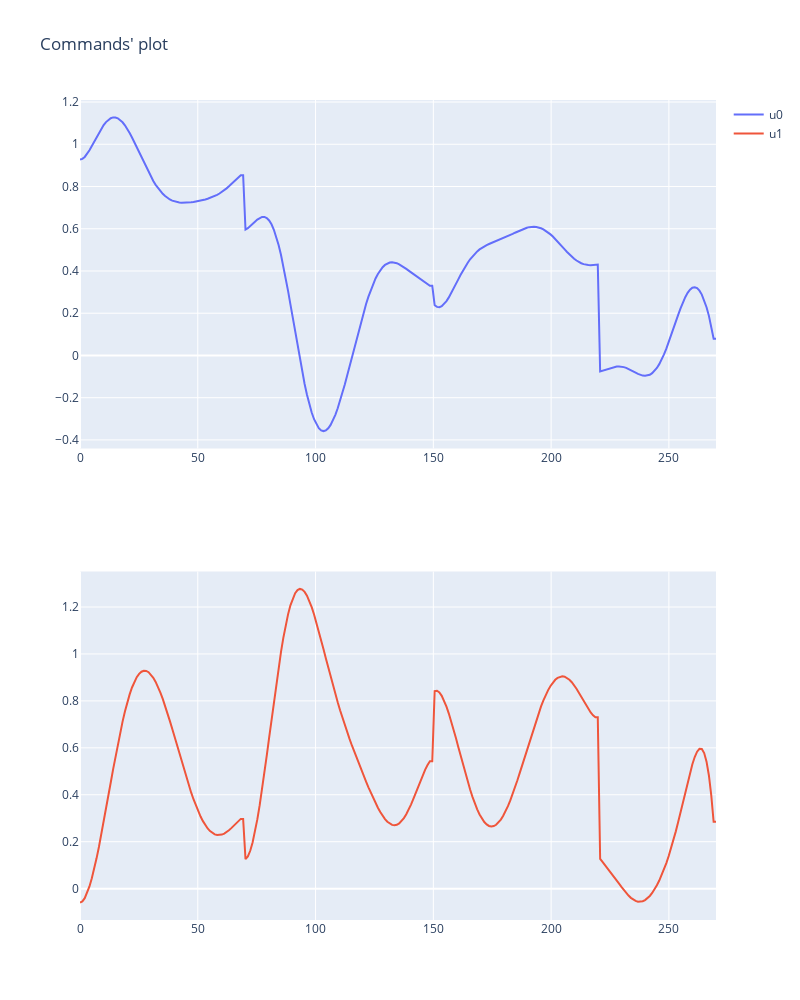

Notebook source saved alongside this figure:
### Markdown cell above
## Commands plot

### Code cell
import plotly.graph_objs as go
from plotly.subplots import make_subplots
import numpy as np


x= np.linspace(0, len(rrt.commands),len(rrt.commands))


y0 = [x[0][0] for x in rrt.commands_plot]
y1 = [x[1][0] for x in rrt.commands_plot]

# Create a subplot with 2 rows and 1 column
fig = make_subplots(rows=2, cols=1)

# Add each plot to the subplot
fig.add_trace(go.Scatter(x=x, y=y0, name='u0'), row=1, col=1)
fig.add_trace(go.Scatter(x=x, y=y1, name='u1'), row=2, col=1)
#fig.add_trace(go.Scatter(x=x, y=y3, name='Tan(x)'), row=3, col=1)
#fig.add_trace(go.Scatter(x=x, y=y4, name='x^2)'), row=4, col=1)
#fig.add_trace(go.Scatter(x=x, y=y5, name='Sqrt(x)'), row=5, col=1)

# Update subplot layout
fig.update_layout(height=1000, width=800, title_text="Commands' plot")

# Display the subplot
fig.show()

### Figure 1 — Plotly figure (JSON) as saved in the notebook; plotly's stock layout.template omitted (floating-point values rounded to 4 significant figures; data arrays with more than 128 entries replaced by an {"elided": "..."} marker saying what was removed)
{"data": [{"name": "u0", "type": "scatter", "x": {"elided": "270 float values"}, "xaxis": "x", "y": {"elided": "270 float values"}, "yaxis": "y"}, {"name": "u1", "type": "scatter", "x": {"elided": "270 float values"}, "xaxis": "x2", "y": {"elided": "270 float values"}, "yaxis": "y2"}], "layout": {"height": 1000, "title": {"text": "Commands' plot"}, "width": 800, "xaxis": {"anchor": "y", "domain": [0, 1]}, "xaxis2": {"anchor": "y2", "domain": [0, 1]}, "yaxis": {"anchor": "x", "domain": [0.575, 1]}, "yaxis2": {"anchor": "x2", "domain": [0, 0.425]}}}
